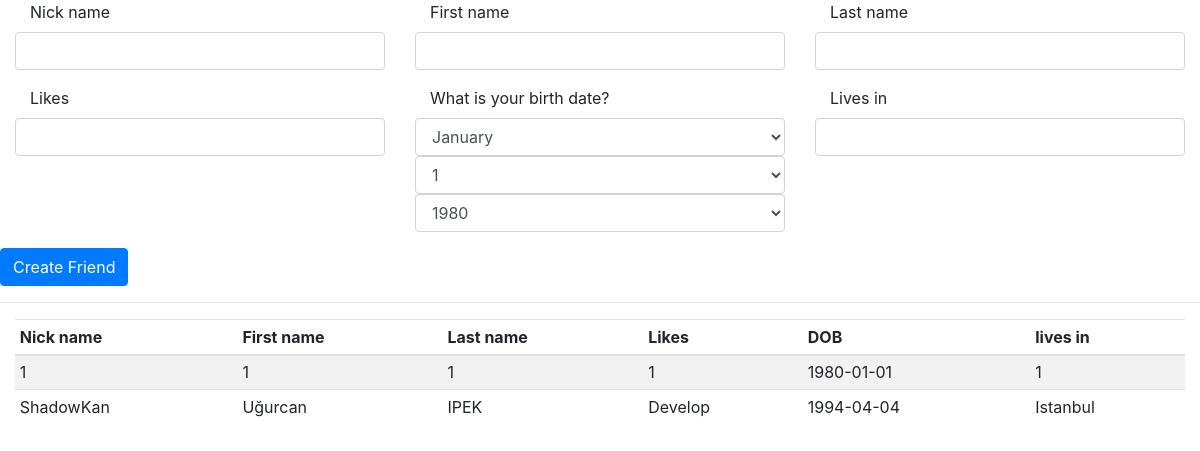
The page / on the database its author committed.
### client/models.py (models this page shows, shortened)
class Friend(models.Model):
    nick_name = models.CharField(max_length=100, unique =  True)
    first_name = models.CharField(max_length=100)
    last_name = models.CharField(max_length=100)
    likes = models.CharField(max_length = 250)
    dob = models.DateField(auto_now=False, auto_now_add=False)
    lives_in = models.CharField(max_length=150, null = True, blank = True)

### client/views.py (the view)
# urls.py: path("", indexView),
def indexView(request):
    form = FriendForm()
    friends = Friend.objects.all()
    return render(request, "index.html", {"form": form, "friends": friends})

### client/forms.py
class FriendForm(forms.ModelForm):
    dob = forms.DateField(label="What is your birth date?",widget=forms.SelectDateWidget(years=range(1980, datetime.date.today().year - 5)),)
    def __init__(self, *args, **kwargs):
        super(FriendForm, self).__init__(*args, **kwargs)
        for name in self.fields.keys():
            self.fields[name].widget.attrs.update(
                {
                    "class": "form-control",
                }
            )
    class Meta:
        model = Friend
        fields = "__all__"

### templates/index.html (shortened to what this page needs)
{% extends "base.html" %}
{% block content %}
<div class="container-fluid">
    <form id="friend-form">
        <div class="row">
            {% for field in form %}
            <div class="form-group col-4">
                <label class="col-12">{{ field.label }}</label>
                {{ field }}
            </div>
            {% endfor %}
            <input type="submit" class="btn btn-primary" value="Create Friend" />
        </div>
</div>
<hr />
<div class="container-fluid">
    <table class="table table-striped table-sm" id="my_friends">
        <thead>
            <tr>
                <th>Nick name</th>
                <th>First name</th>
                <th>Last name</th>
                <th>Likes</th>
                <th>DOB</th>
                <th>lives in</th>
            </tr>
        </thead>
        <tbody>
        {% for friend in friends %}
        <tr>
            <td>{{friend.nick_name}}</td>
            <td>{{friend.first_name}}</td>
            <td>{{friend.last_name}}</td>
            <td>{{friend.likes}}</td>
            <td>{{friend.dob | date:"Y-m-d"}}</td>
            <td>{{friend.lives_in}}</td>
        </tr>
        {% endfor %}
        </tbody>
    </table>
</div>
{% endblock content %}

### templates/base.html (shortened to what this page needs)
<!DOCTYPE html>
<html lang="en">
  <head>
    <link
      rel="stylesheet"
      href="https://maxcdn.bootstrapcdn.com/bootstrap/4.0.0/css/bootstrap.min.css"
    />
  </head>
  <body>
    {% block content %} {% endblock content %}
  </body>
</html>

### rows shown on the page
Friend: nick_name "1", first_name "1", last_name "1", likes "1", dob "1980-01-01", lives_in "1"
Friend: nick_name "ShadowKan", first_name "Uğurcan", last_name "IPEK", likes "Develop", dob "1994-04-04", lives_in "Istanbul"

### other values the page prints
{{ field.label }} "Nick name" "First name" "Last name" "Likes" "What is your birth date?" "Lives in"
